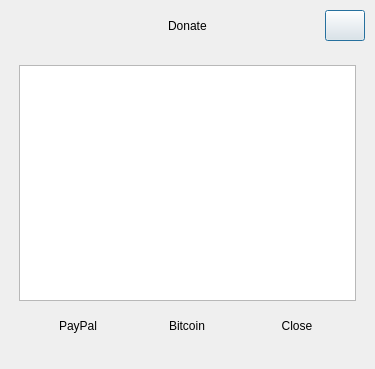
<?xml version="1.0" encoding="UTF-8"?>
<ui version="4.0">
 <class>Donate</class>
 <widget class="QDialog" name="Donate">
  <property name="geometry">
   <rect>
    <x>0</x>
    <y>0</y>
    <width>375</width>
    <height>369</height>
   </rect>
  </property>
  <property name="minimumSize">
   <size>
    <width>375</width>
    <height>369</height>
   </size>
  </property>
  <property name="maximumSize">
   <size>
    <width>375</width>
    <height>369</height>
   </size>
  </property>
  <property name="mouseTracking">
   <bool>true</bool>
  </property>
  <property name="tabletTracking">
   <bool>true</bool>
  </property>
  <property name="windowTitle">
   <string>Donate</string>
  </property>
  <property name="windowIcon">
   <iconset resource="files.qrc">
    <normaloff>:/resources/icons/svg/cine-encoder.svg</normaloff>:/resources/icons/svg/cine-encoder.svg</iconset>
  </property>
  <layout class="QGridLayout" name="gridLayout">
   <property name="leftMargin">
    <number>9</number>
   </property>
   <property name="topMargin">
    <number>9</number>
   </property>
   <property name="rightMargin">
    <number>9</number>
   </property>
   <property name="bottomMargin">
    <number>9</number>
   </property>
   <property name="spacing">
    <number>0</number>
   </property>
   <item row="0" column="0">
    <widget class="QWidget" name="widget_main" native="true">
     <layout class="QGridLayout" name="gridLayout_3">
      <property name="leftMargin">
       <number>1</number>
      </property>
      <property name="topMargin">
       <number>1</number>
      </property>
      <property name="rightMargin">
       <number>1</number>
      </property>
      <property name="bottomMargin">
       <number>1</number>
      </property>
      <property name="spacing">
       <number>0</number>
      </property>
      <item row="0" column="0">
       <widget class="QFrame" name="frame_main">
        <property name="minimumSize">
         <size>
          <width>0</width>
          <height>0</height>
         </size>
        </property>
        <property name="maximumSize">
         <size>
          <width>363</width>
          <height>357</height>
         </size>
        </property>
        <property name="frameShape">
         <enum>QFrame::NoFrame</enum>
        </property>
        <property name="frameShadow">
         <enum>QFrame::Raised</enum>
        </property>
        <layout class="QGridLayout" name="gridLayout_2">
         <property name="leftMargin">
          <number>0</number>
         </property>
         <property name="topMargin">
          <number>0</number>
         </property>
         <property name="rightMargin">
          <number>0</number>
         </property>
         <property name="bottomMargin">
          <number>12</number>
         </property>
         <item row="1" column="0" colspan="3">
          <widget class="QFrame" name="frame">
           <property name="minimumSize">
            <size>
             <width>0</width>
             <height>250</height>
            </size>
           </property>
           <property name="frameShape">
            <enum>QFrame::NoFrame</enum>
           </property>
           <property name="frameShadow">
            <enum>QFrame::Raised</enum>
           </property>
           <layout class="QGridLayout" name="gridLayout_4">
            <property name="topMargin">
             <number>18</number>
            </property>
            <property name="verticalSpacing">
             <number>12</number>
            </property>
            <item row="1" column="3">
             <widget class="QPushButton" name="buttonBitcoin">
              <property name="enabled">
               <bool>true</bool>
              </property>
              <property name="sizePolicy">
               <sizepolicy hsizetype="Fixed" vsizetype="Fixed">
                <horstretch>0</horstretch>
                <verstretch>0</verstretch>
               </sizepolicy>
              </property>
              <property name="minimumSize">
               <size>
                <width>90</width>
                <height>25</height>
               </size>
              </property>
              <property name="maximumSize">
               <size>
                <width>90</width>
                <height>25</height>
               </size>
              </property>
              <property name="text">
               <string>Bitcoin</string>
              </property>
              <property name="autoDefault">
               <bool>false</bool>
              </property>
              <property name="flat">
               <bool>true</bool>
              </property>
             </widget>
            </item>
            <item row="1" column="2">
             <spacer name="horizontalSpacer_3">
              <property name="orientation">
               <enum>Qt::Horizontal</enum>
              </property>
              <property name="sizeHint" stdset="0">
               <size>
                <width>40</width>
                <height>20</height>
               </size>
              </property>
             </spacer>
            </item>
            <item row="1" column="0">
             <spacer name="horizontalSpacer_5">
              <property name="orientation">
               <enum>Qt::Horizontal</enum>
              </property>
              <property name="sizeHint" stdset="0">
               <size>
                <width>40</width>
                <height>20</height>
               </size>
              </property>
             </spacer>
            </item>
            <item row="1" column="4">
             <spacer name="horizontalSpacer_4">
              <property name="orientation">
               <enum>Qt::Horizontal</enum>
              </property>
              <property name="sizeHint" stdset="0">
               <size>
                <width>40</width>
                <height>20</height>
               </size>
              </property>
             </spacer>
            </item>
            <item row="1" column="1">
             <widget class="QPushButton" name="buttonPayPal">
              <property name="enabled">
               <bool>true</bool>
              </property>
              <property name="sizePolicy">
               <sizepolicy hsizetype="Fixed" vsizetype="Fixed">
                <horstretch>0</horstretch>
                <verstretch>0</verstretch>
               </sizepolicy>
              </property>
              <property name="minimumSize">
               <size>
                <width>90</width>
                <height>25</height>
               </size>
              </property>
              <property name="maximumSize">
               <size>
                <width>90</width>
                <height>25</height>
               </size>
              </property>
              <property name="text">
               <string>PayPal</string>
              </property>
              <property name="autoDefault">
               <bool>false</bool>
              </property>
              <property name="flat">
               <bool>true</bool>
              </property>
             </widget>
            </item>
            <item row="1" column="5">
             <widget class="QPushButton" name="buttonCancel">
              <property name="enabled">
               <bool>true</bool>
              </property>
              <property name="sizePolicy">
               <sizepolicy hsizetype="Fixed" vsizetype="Fixed">
                <horstretch>0</horstretch>
                <verstretch>0</verstretch>
               </sizepolicy>
              </property>
              <property name="minimumSize">
               <size>
                <width>90</width>
                <height>25</height>
               </size>
              </property>
              <property name="maximumSize">
               <size>
                <width>90</width>
                <height>25</height>
               </size>
              </property>
              <property name="text">
               <string>Close</string>
              </property>
              <property name="autoDefault">
               <bool>false</bool>
              </property>
              <property name="flat">
               <bool>true</bool>
              </property>
             </widget>
            </item>
            <item row="1" column="6">
             <spacer name="horizontalSpacer_6">
              <property name="orientation">
               <enum>Qt::Horizontal</enum>
              </property>
              <property name="sizeHint" stdset="0">
               <size>
                <width>40</width>
                <height>20</height>
               </size>
              </property>
             </spacer>
            </item>
            <item row="0" column="0" colspan="7">
             <widget class="QTextBrowser" name="textBrowser">
              <property name="html">
               <string>&lt;!DOCTYPE HTML PUBLIC &quot;-//W3C//DTD HTML 4.0//EN&quot; &quot;http://www.w3.org/TR/REC-html40/strict.dtd&quot;&gt;
&lt;html&gt;&lt;head&gt;&lt;meta name=&quot;qrichtext&quot; content=&quot;1&quot; /&gt;&lt;meta charset=&quot;utf-8&quot; /&gt;&lt;style type=&quot;text/css&quot;&gt;
p, li { white-space: pre-wrap; }
&lt;/style&gt;&lt;/head&gt;&lt;body style=&quot; font-family:'Sans Serif'; font-size:9pt; font-weight:400; font-style:normal;&quot;&gt;
&lt;p style=&quot;-qt-paragraph-type:empty; margin-top:0px; margin-bottom:0px; margin-left:0px; margin-right:0px; -qt-block-indent:0; text-indent:0px; font-family:'Cantarell'; font-size:10pt;&quot;&gt;&lt;br /&gt;&lt;/p&gt;&lt;/body&gt;&lt;/html&gt;</string>
              </property>
             </widget>
            </item>
           </layout>
          </widget>
         </item>
         <item row="0" column="0" colspan="3">
          <widget class="QFrame" name="frame_top">
           <property name="sizePolicy">
            <sizepolicy hsizetype="Expanding" vsizetype="Expanding">
             <horstretch>0</horstretch>
             <verstretch>0</verstretch>
            </sizepolicy>
           </property>
           <property name="minimumSize">
            <size>
             <width>0</width>
             <height>31</height>
            </size>
           </property>
           <property name="maximumSize">
            <size>
             <width>361</width>
             <height>31</height>
            </size>
           </property>
           <property name="mouseTracking">
            <bool>false</bool>
           </property>
           <property name="acceptDrops">
            <bool>false</bool>
           </property>
           <property name="frameShape">
            <enum>QFrame::NoFrame</enum>
           </property>
           <property name="frameShadow">
            <enum>QFrame::Raised</enum>
           </property>
           <layout class="QGridLayout" name="gridLayout_7">
            <property name="sizeConstraint">
             <enum>QLayout::SetDefaultConstraint</enum>
            </property>
            <property name="leftMargin">
             <number>0</number>
            </property>
            <property name="topMargin">
             <number>0</number>
            </property>
            <property name="rightMargin">
             <number>0</number>
            </property>
            <property name="bottomMargin">
             <number>0</number>
            </property>
            <property name="spacing">
             <number>0</number>
            </property>
            <item row="0" column="3">
             <spacer name="horizontalSpacer_9">
              <property name="orientation">
               <enum>Qt::Horizontal</enum>
              </property>
              <property name="sizeHint" stdset="0">
               <size>
                <width>40</width>
                <height>20</height>
               </size>
              </property>
             </spacer>
            </item>
            <item row="1" column="5">
             <spacer name="verticalSpacer">
              <property name="orientation">
               <enum>Qt::Vertical</enum>
              </property>
              <property name="sizeHint" stdset="0">
               <size>
                <width>20</width>
                <height>10</height>
               </size>
              </property>
             </spacer>
            </item>
            <item row="0" column="5">
             <widget class="QPushButton" name="closeWindow">
              <property name="enabled">
               <bool>true</bool>
              </property>
              <property name="sizePolicy">
               <sizepolicy hsizetype="Minimum" vsizetype="Expanding">
                <horstretch>0</horstretch>
                <verstretch>0</verstretch>
               </sizepolicy>
              </property>
              <property name="minimumSize">
               <size>
                <width>40</width>
                <height>31</height>
               </size>
              </property>
              <property name="maximumSize">
               <size>
                <width>40</width>
                <height>31</height>
               </size>
              </property>
              <property name="toolTip">
               <string>Close</string>
              </property>
              <property name="text">
               <string/>
              </property>
              <property name="iconSize">
               <size>
                <width>16</width>
                <height>16</height>
               </size>
              </property>
             </widget>
            </item>
            <item row="0" column="1">
             <spacer name="horizontalSpacer">
              <property name="orientation">
               <enum>Qt::Horizontal</enum>
              </property>
              <property name="sizeHint" stdset="0">
               <size>
                <width>40</width>
                <height>20</height>
               </size>
              </property>
             </spacer>
            </item>
            <item row="0" column="2">
             <widget class="QLabel" name="label_title">
              <property name="text">
               <string>Donate</string>
              </property>
             </widget>
            </item>
            <item row="0" column="0">
             <spacer name="horizontalSpacer_2">
              <property name="orientation">
               <enum>Qt::Horizontal</enum>
              </property>
              <property name="sizeType">
               <enum>QSizePolicy::Fixed</enum>
              </property>
              <property name="sizeHint" stdset="0">
               <size>
                <width>40</width>
                <height>20</height>
               </size>
              </property>
             </spacer>
            </item>
           </layout>
          </widget>
         </item>
        </layout>
       </widget>
      </item>
     </layout>
    </widget>
   </item>
  </layout>
 </widget>
 <resources>
  <include location="files.qrc"/>
 </resources>
 <connections/>
</ui>
